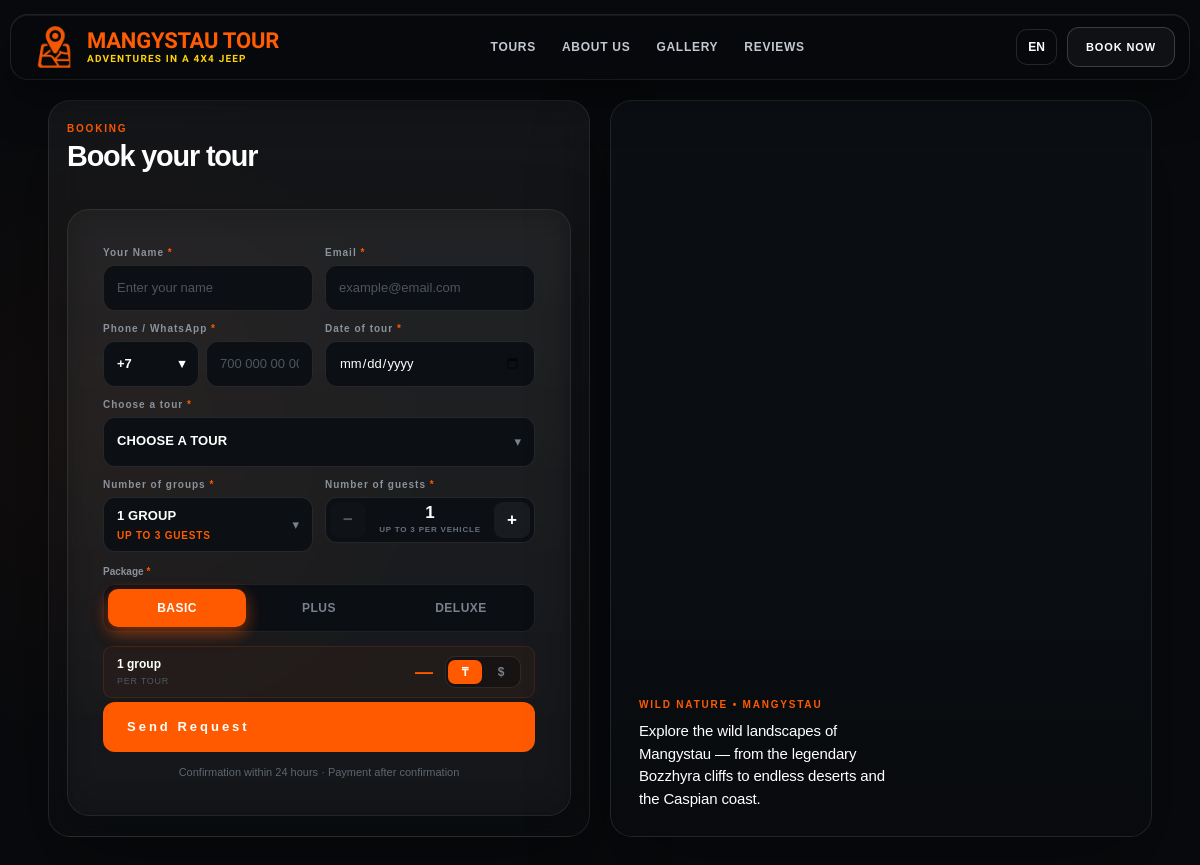
The page /booking on the database its author committed.
### app/models.py (models this page shows)
class SiteSetting(db.Model):
    id = db.Column(
        db.Integer,
        primary_key=True
    )
    key = db.Column(
        db.String(80),
        unique=True,
        nullable=False
    )
    value = db.Column(
        db.Text,
        nullable=False,
        default=""
    )

### app/routes.py (the view, shortened to what this page needs)
@site_bp.route("/booking", methods=["GET", "POST"])
def booking():
    language = session.get("language", DEFAULT_LANGUAGE)
    if language not in LANGUAGE_CODES:
        language = DEFAULT_LANGUAGE
    tr = Tr(language)
    tours = (
        Tour.query
        .filter_by(active=True)
        .order_by(Tour.sort_order)
        .all()
    )
    if request.method == "GET":
        raw_tour = (request.args.get("tour") or "").strip()
        preselected = None
        if raw_tour.isdigit():
            preselected = db.session.get(Tour, int(raw_tour))
        if preselected is None and raw_tour:
            preselected = Tour.query.filter_by(title=raw_tour).first()
        selected_package = request.args.get("package", DEFAULT_PACKAGE)
        if selected_package not in PACKAGE_CODES:
            selected_package = DEFAULT_PACKAGE
        try:
            selected_route = int(request.args.get("route") or 0)
        except (TypeError, ValueError):
            selected_route = 0
        return render_template(
            "booking.html",
            tours=tours,
            preselected=preselected,
            selected_package=selected_package,
            selected_route=selected_route,
            selected_services=[],
            route_choices=route_choices(tours),
            tours_data=booking_tours_data(tours, language),
            form_data=None,
        )

### app/routes.py (called while the page is built)
def settings():
    return {
        x.key: x.value
        for x in SiteSetting.query.all()
    }

def html_lang(code):
    for x in LANGUAGES:
        if x["code"] == code:
            return x["html"]
    return "en"

def price_number(value):
    digits = re.sub(r"[^\d]", "", str(value or ""))
    return int(digits) if digits else 0

def duration_days(duration):
    match = re.search(r"\d+", str(duration or ""))
    return int(match.group()) if match else 0

def localize(value, language, fallback="en"):
    if isinstance(value, dict):
        return value.get(language) or value.get(fallback) or ""
    return value or ""

def _real_static_name(name):
    try:
        folder = current_app.static_folder
    except RuntimeError:
        return name
    if not folder or not name:
        return None
    exact = os.path.join(folder, name.replace("/", os.sep))
    if os.path.exists(exact):
        return name
    current = folder
    found_parts = []
    for part in name.replace("\\", "/").split("/"):
        if not part:
            continue
        try:
            entries = os.listdir(current)
        except OSError:
            return None
        match = next((e for e in entries if e.lower() == part.lower()), None)
        if match is None:
            return None
        found_parts.append(match)
        current = os.path.join(current, match)
    return "/".join(found_parts)

def asset(filename):
    try:
        path = os.path.join(current_app.static_folder, filename)
        stamp = int(os.path.getmtime(path))
    except (OSError, RuntimeError, TypeError):
        return url_for("static", filename=filename)
    return url_for("static", filename=filename, v=stamp)

def media_url(value, default=""):
    value = (value or "").strip()
    def broken(text):
        if not text:
            return True
        if text.startswith(("http:", "https:")) and not text.startswith(("http://", "https://")):
            return True
        return False
    if broken(value):
        value = ""
    if value:
        if value.startswith(("http://", "https://", "//")):
            return value
        if value.startswith("/"):
            return value
        real = _real_static_name(value)
        if real:
            return url_for("static", filename=real)
        value = ""
    if default:
        real = _real_static_name(default)
        if real:
            return url_for("static", filename=real)
    return ""

### app/templates/booking.html (shortened to what this page needs)
<!doctype html>
<html lang="{{ html_lang(language) }}">
<head>
    <link rel="stylesheet" href="{{ asset('site.css') }}">
    <link rel="stylesheet" href="{{ asset('booking.css') }}">
    <link rel="stylesheet" href="{{ asset('depth.css') }}">
    <link rel="stylesheet" href="{{ asset('mobile.css') }}">
</head>
<body class="booking-body">
{% include 'partials/header.html' %}
{% set hero_video = media_url(settings.hero_video, 'IMG_3077.MP4') %}
{% set hero_poster = media_url(settings.hero_poster) %}
<main class="booking-page" id="main">
<div class="booking-wrapper">
    <section class="booking-panel">
        <div class="panel-head">
            <span class="panel-kicker">{{ tr.booking_kicker }}</span>
            <h1>{{ tr.book_your_tour }}</h1>
        </div>
        <form method="POST" action="{{ url_for('site.booking') }}" class="booking-form" novalidate>
            <div class="booking-row">
                <div class="booking-field">
                    <label for="name">{{ tr.name }} <span class="required">*</span></label>
                    <input type="text" id="name" name="name"
                           value="{{ form_data.name if form_data else '' }}"
                           placeholder="{{ tr.name_placeholder }}"
                           autocomplete="name" required>
                </div>
                <div class="booking-field">
                    <label for="email">{{ tr.email }} <span class="required">*</span></label>
                    <input type="email" id="email" name="email"
                           value="{{ form_data.email if form_data else '' }}"
                           placeholder="example@email.com"
                           autocomplete="email" inputmode="email" required>
                </div>
            </div>
            <div class="booking-row">
                <div class="booking-field">
                    <label for="phone">{{ tr.phone }} <span class="required">*</span></label>
                    <div class="phone-simple">
                        <div class="country-picker">
                            <button type="button" class="country-button" id="countryButton"
                                    aria-expanded="false" aria-haspopup="listbox"
                                    aria-label="{{ tr.country_code }}">
                                <span id="countryCode">+7</span>
                                <span aria-hidden="true">▾</span>
                            </button>
                        </div>
                        <input type="tel" id="phone" name="phone"
                               value="{{ form_data.phone if form_data else '' }}"
                               placeholder="{{ tr.phone_placeholder }}"
                               autocomplete="tel" inputmode="tel" required>
                    </div>
                </div>
                <div class="booking-field">
                    <label for="tourDate">{{ tr.tour_date }} <span class="required">*</span></label>
                    <input type="date" id="tourDate" name="tour_date"
                           value="{{ form_data.tour_date if form_data else '' }}" required>
                </div>
            </div>
            <div class="booking-field tour-picker-field">
                <label for="tourSelect">{{ tr.tour_select }} <span class="required">*</span></label>
                <div class="tour-picker" id="tourPicker" data-picker-for="tourSelect">
                    <button type="button" class="tour-picker-button" aria-expanded="false">
                        <span class="tour-picker-current">
                            <strong data-picker-title>{{ tr.tour_select }}</strong>
                        </span>
                        <span class="tour-picker-arrow" aria-hidden="true">▾</span>
                    </button>
                </div>
            </div>
            <div class="booking-row">
                <div class="booking-field">
                    <label for="groups">{{ tr.groups_label }} <span class="required">*</span></label>
                    <div class="tour-picker" id="groupsPicker" data-picker-for="groups">
                        <button type="button" class="tour-picker-button" aria-expanded="false">
                            <span class="tour-picker-current">
                                <strong data-picker-title></strong>
                                <small data-picker-meta></small>
                            </span>
                            <span class="tour-picker-arrow" aria-hidden="true">▾</span>
                        </button>
                    </div>
                </div>
                <div class="booking-field">
                    <label for="guestsValue">{{ tr.guests_label or tr.guests }} <span class="required">*</span></label>
                    <div class="stepper" id="guestsStepper">
                        <button type="button" class="stepper-btn" data-step="-1" aria-label="−">−</button>
                        <span class="stepper-value">
                            <output id="guestsValue">{{ (form_data.guests if form_data else 1)|int }}</output>
                            <small>{{ tr.guests_hint or tr.guests_note }}</small>
                        </span>
                        <button type="button" class="stepper-btn" data-step="1" aria-label="+">+</button>
                    </div>
                </div>
            </div>
            <fieldset class="package-field" id="packageField">
                <legend>{{ tr.package }} <span class="required">*</span></legend>
                <div class="package-pills" id="packagePills">
                    <span class="package-pill-indicator" aria-hidden="true"></span>
                    {% for package in PACKAGES %}
                    <label class="package-pill">
                        <span>{{ package.name }}</span>
                    </label>
                    {% endfor %}
                </div>
            </fieldset>
            <div class="booking-price-box">
                <div class="booking-price-info">
                    <span id="groupsNote">1 {{ tr.group_word }}</span>
                    <small>{{ tr.per_tour }}</small>
                </div>
                <div class="price-and-currency">
                    <strong id="tourPrice" data-kzt="0" aria-live="polite">—</strong>
                    <div class="currency-switch" role="group" aria-label="{{ tr.currency }}">
                        <span class="currency-indicator" aria-hidden="true"></span>
                        <button type="button" data-currency="KZT" aria-pressed="true">₸</button>
                        <button type="button" data-currency="USD" aria-pressed="false">$</button>
                    </div>
                </div>
            </div>
            <button type="submit" class="booking-submit" id="submitButton">
                <span class="submit-label">{{ tr.send }}</span>
            </button>
            <p class="panel-note">{{ tr.confirm_24h }} · {{ tr.pay_after }}</p>
        </form>
    </section>
    <aside class="booking-video">
        <video
            autoplay muted loop playsinline
            preload="metadata"
            aria-hidden="true"
        >
            <source src="{{ hero_video }}" type="video/mp4">
        </video>
        <div class="booking-video-overlay"></div>
        <div class="booking-video-text">
            <span>{{ tr.hero_eyebrow }}</span>
            <p>{{ tr.discover_text }}</p>
        </div>
    </aside>
</div>
</main>
</body>
</html>

### app/templates/partials/header.html (shortened to what this page needs)
{% set home = url_for('site.index') %}
{% set book_url = url_for('site.booking', tour=tour.id) if tour is defined and tour else url_for('site.booking') %}
<header class="header">
    <a class="logo" href="{{ home }}">
        <img
            src="{{ media_url(settings.logo, 'logo-icon.png') }}"
            alt="{{ settings.brand_name }}"
            class="logo-image"
            width="96" height="96"
        >
        <span class="logo-text">
            <strong>{{ settings.brand_name }}</strong>
            <small>{{ settings.brand_subtitle }}</small>
        </span>
    </a>
    <nav class="nav" id="primary-nav">
        <a href="{{ home }}#tours">{{ tr.tours }}</a>
        <a href="{{ home }}#about">{{ tr.about }}</a>
        <a href="{{ home }}#gallery">{{ tr.gallery }}</a>
        <a href="{{ home }}#reviews">{{ tr.reviews }}</a>
    </nav>
    <div class="header-actions">
        <div class="language-switcher">
            <button
                type="button"
                class="language-btn"
                aria-expanded="false"
                aria-haspopup="true"
                aria-label="{{ tr.get('language', 'Language') }}"
            >
                {% for item in LANGUAGES %}{% if item.code == language %}{{ item.label }}{% endif %}{% endfor %}
            </button>
        </div>
        <a class="btn btn-outline header-book" href="{{ book_url }}" data-mobile-book>
            {{ tr.book }}
        </a>
    </div>
</header>

### app/static/depth.css (style rules this page uses)
:root { --bg: #07090c; --bg-raise: #0b0f14; --line: rgba(255, 255, 255, .075); --line-strong: rgba(255, 255, 255, .14); --text: #ffffff; --text-dim: #8b939e; --accent: #FF5A00; --accent-soft: rgba(255, 90, 0, .10); }
body { background-color: var(--bg); }
body::before { content: ""; position: fixed; inset: 0; z-index: -2; pointer-events: none; background: radial-gradient(60vw 60vw at 12% 8%, rgba(255, 90, 0, .09), transparent 60%), radial-gradient(50vw 50vw at 88% 32%, rgba(255, 140, 40, .05), transparent 62%), radial-gradient(70vw 55vw at 50% 100%, rgba(120, 90, 255, .045), transparent 65%); }
body::after { content: ""; position: fixed; inset: 0; z-index: -1; pointer-events: none; opacity: .022; }
h1, h2, h3, .routes-title, .packages-aside-title, .tour-detail-card-title { letter-spacing: -.04em; text-wrap: balance; }
.tour-price strong, .package-price strong, .booking-price-box strong, .benefit-icon { font-variant-numeric: tabular-nums; font-feature-settings: "tnum"; }
.header { background: rgba(7, 9, 12, .72) !important; border-bottom: 1px solid var(--line) !important; backdrop-filter: blur(20px) saturate(140%); -webkit-backdrop-filter: blur(20px) saturate(140%); }

### rows shown on the page
SiteSetting: brand_name "MANGYSTAU TOUR"
SiteSetting: brand_subtitle "ADVENTURES IN A 4X4 JEEP"
SiteSetting: discover_text "Explore the wild landscapes of Mangystau — from the legendary Bozzhyra cliffs to endless deserts and the Caspian coast."

### other values the page prints
{{ tr.tours }} "TOURS"
{{ tr.about }} "ABOUT US"
{{ tr.gallery }} "GALLERY"
{{ tr.reviews }} "REVIEWS"
{{ item.label }} "EN"
{{ tr.book }} "BOOK NOW"
{{ tr.booking_kicker }} "BOOKING"
{{ tr.book_your_tour }} "Book your tour"
{{ tr.name }} "Your Name"
{{ tr.email }} "Email"
{{ tr.phone }} "Phone / WhatsApp"
{{ tr.tour_date }} "Date of tour"
{{ tr.tour_select }} "Choose a tour"
{{ tr.groups_label }} "Number of groups"
{{ tr.guests_label or tr.guests }} "Number of guests"
